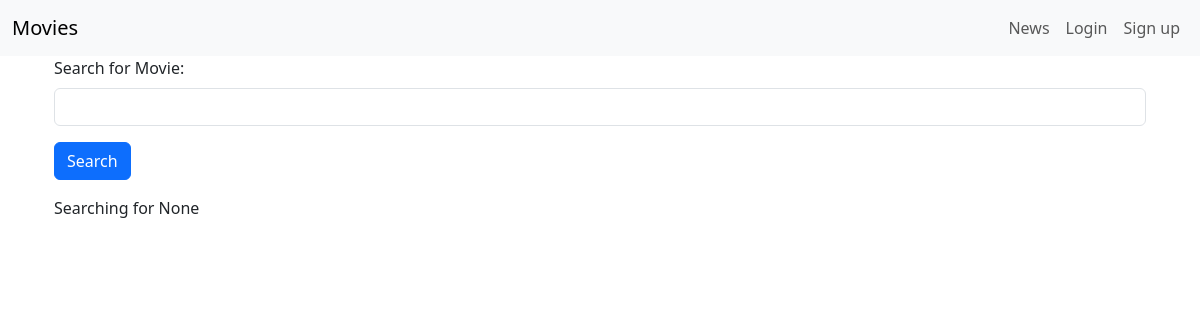
The app's page /, older data.
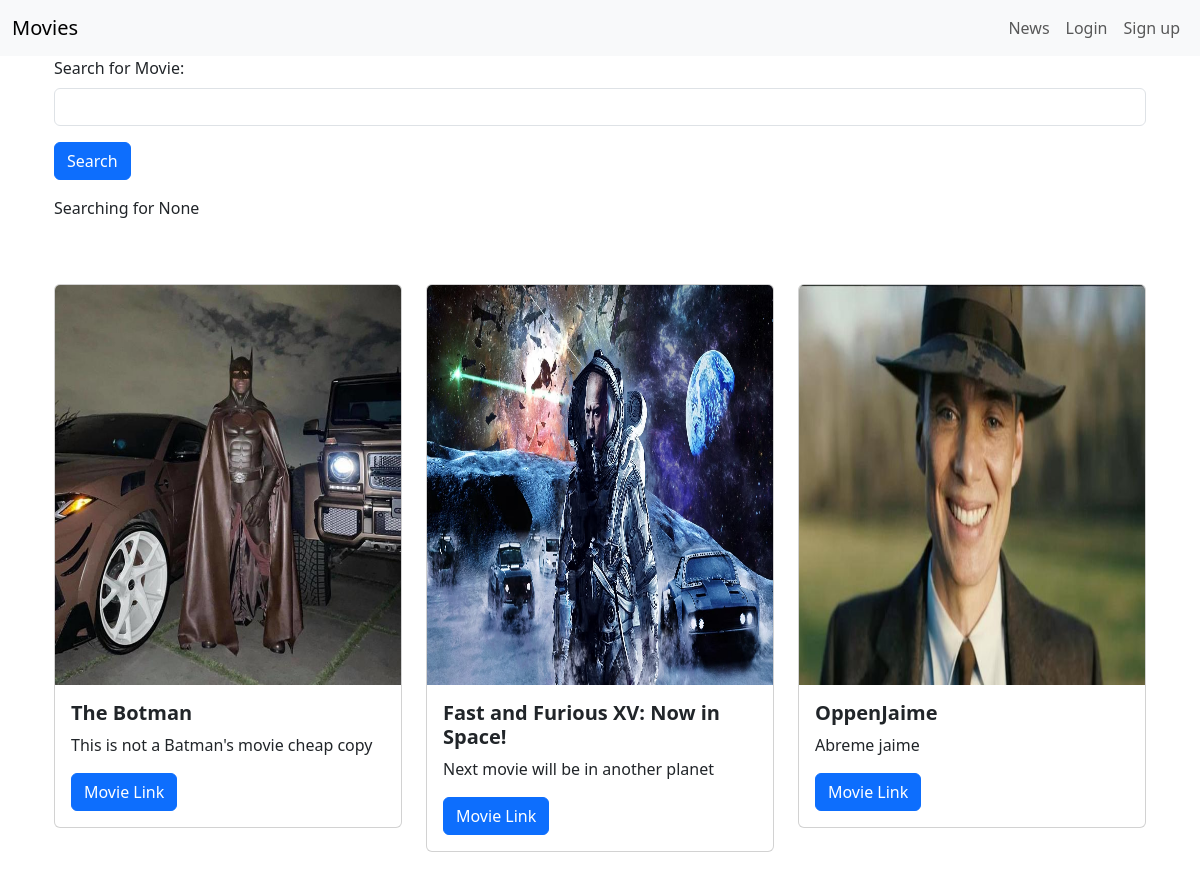
The same page, newer data.
### movie/models.py (models this page shows)
class Movie(models.Model):
    title = models.CharField(max_length=100)
    description = models.CharField(max_length=250)
    image = models.ImageField(upload_to="movie/images")
    url = models.URLField(blank=True)

### movie/views.py (the view)
# urls.py: 2. Add a URL to urlpatterns:  path('', views.home, name='home')
def home(request):
    searchTerm = request.GET.get('searchMovie')
    if searchTerm:
        movies = Movie.objects.filter(title__icontains=searchTerm)
    else:
        movies = Movie.objects.all()
    premieres = Premieres.objects.all()
    return render(request, 'home.html', {'searchTerm': searchTerm, 'movies': movies, 'premieres': premieres})

### movie/templates/home.html (shortened to what this page needs)
<head>
    <link href="https://cdn.jsdelivr.net/npm/bootstrap@5.3.1/dist/css/bootstrap.min.css" rel="stylesheet">
</head>
<body>
    {% extends 'base.html' %}
    {% block content %}
    <div class="container">
        <form action="">
            <div class="mb-3">
                <label for="searchMovie" class="form-label">
                    Search for Movie:
                </label>
                <input type="text" class="form-control" name="searchMovie">
            </div>
            <button type="submit" class="btn btn-primary">Search</button>
        </form>
        <p>Searching for {{searchTerm}}</p>
        <br>
        <div id="myCarousel" class="carousel slide">
            <button class="carousel-control-prev" type="button" data-bs-target="#carouselExampleAutoplaying" data-bs-slide="prev">
                <span class="carousel-control-prev-icon" aria-hidden="true"></span>
              </button>
              <button class="carousel-control-next" type="button" data-bs-target="#carouselExampleAutoplaying" data-bs-slide="next">
                <span class="carousel-control-next-icon" aria-hidden="true"></span>
              </button>
          </div>
        <br>
        <div class="row row-cols-1 row-cols-md-3 g-4">
            {% for movie in movies %}
            <div v-for="movie in movies" class="col">
                <div class="card">
                    <img class="card-img-top" src="{{movie.image.url}}" width="300" height="400">
                    <div class="card-body">
                        <h5 class="card-title fw-bold">{{movie.title}}</h5>
                        <p class="card-text">{{movie.description}}</p>
                        {% if movie.url %}
                        <a href="{{movie.url}}" class="btn btn-primary">
                            Movie Link
                        </a>
                        {% endif %}
                    </div>
                </div>
            </div>
            {% endfor %}
        </div>
        <br>
    </div>
    {% endblock content %}

### moviereviews/templates/base.html (shortened to what this page needs)
<!DOCTYPE html>
<html lang="en">
<head>
    <link href="https://cdn.jsdelivr.net/npm/bootstrap@5.3.1/dist/css/bootstrap.min.css" rel="stylesheet">
</head>
<body>
    <nav class="navbar navbar-expand-lg bg-body-tertiary">
        <div class="container-fluid">
          <a class="navbar-brand" href="{% url 'home' %}">Movies</a>
          <div class="collapse navbar-collapse" id="navbarNavAltMarkup">
            <div class="navbar-nav ms-auto">
                <a class="nav-link" href="{% url 'news' %}">News</a>
                <a class="nav-link" href="#">Login</a>
                <a class="nav-link" href="#">Sign up</a>
            </div>
          </div>
        </div>
      </nav>
      <div class="container">
        {% block content %}
        {% endblock content %}
      </div>
</body>
</html>

Row changes from the older to the newer data that the page shows:
added Movie: image (picture), title "The Botman", description "This is not a Batman's movie cheap copy"
added Movie: image (picture), title "Fast and Furious XV: Now in Space!", description "Next movie will be in another planet"
added Movie: image (picture), title "OppenJaime", description "Abreme jaime"
